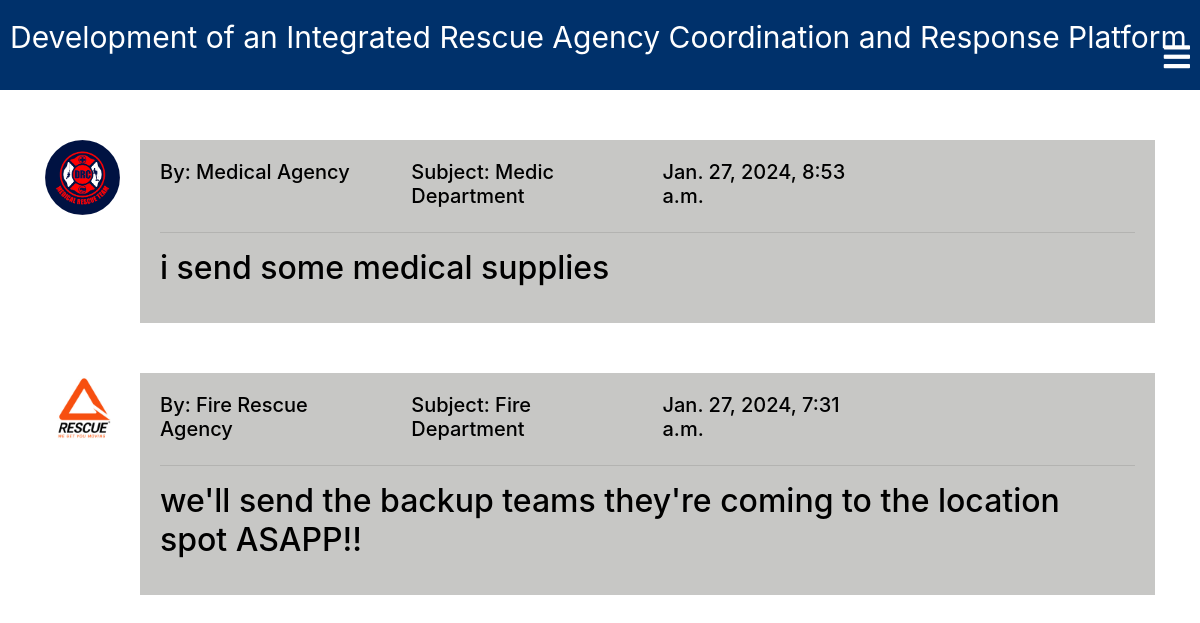
The app's page /response/rescue/3/class_notice (signed in) with its own data.
### response/models.py (models this page shows, shortened)
class ClassNotice(models.Model):
    agency = models.ForeignKey(Agency,related_name='agency',on_delete=models.CASCADE)
    rescues = models.ManyToManyField(Rescue,related_name='class_notice')
    created_at = models.DateTimeField(auto_now=True)
    message = models.TextField()
    message_html = models.TextField(editable=False)
    class Meta:
        ordering = ['-created_at']
        unique_together = ['agency','message']

class Agency(models.Model):
    user = models.OneToOneField(User,on_delete=models.CASCADE,primary_key=True,related_name='Agency')
    name = models.CharField(max_length=250)
    subject_name = models.CharField(max_length=250)
    email = models.EmailField(max_length=254)
    phone = models.IntegerField()
    agency_profile_pic = models.ImageField(upload_to="response/agency_profile_pic",blank=True)
    class_rescues = models.ManyToManyField(Rescue,through="RescuesInClass")

### response/views.py (the view)
# urls.py: path('rescue/<int:pk>/class_notice',views.class_notice,name="class_notice"),
@login_required
def class_notice(request,pk):
    rescue = get_object_or_404(models.Rescue,pk=pk)
    return render(request,'response/class_notice_list.html',{'rescue':rescue})

### template/response/class_notice_list.html
{% extends 'response/base.html' %}
{% load static %}
{% block content %}
<div class="container">
  {% if rescue.class_notice.count == 0 %}
  <h2>No Notice Yet.</h2>
  {% else %}
  {% for notice in rescue.class_notice.all %}
  <div class="notice">
  <div class="row">
    <div class="col-md-1">
      {% if notice.agency.agency_profile_pic %}
      <img src="{{ notice.agency.agency_profile_pic.url }}" class="notice-img">
      {% else %}
      <img src="{% static 'images/login-avatar.PNG' %}" class="notice-img">
      {% endif %}
    </div>
    <div class="col-md-11">
      <div class="notice-details">
        <div class="row">
        <div class="col-md-3">
          <h5>By: {{ notice.agency.name }}</h5>
        </div>
        <div class="col-md-3">
          <h5>Subject: {{ notice.agency.subject_name }}</h5>
        </div>
        <div class="col-md-3">
          <h5>{{ notice.created_at }}</h5>
        </div>
        </div>
        <hr>
        <h2>{{ notice.message_html|safe }}</h2>
        </div>
    </div>
  </div>
  </div>
  {% endfor %}
  {% endif %}
</div>
{% endblock %}

### static/css/base.css (style rules this page uses)
.notice { margin-top: 50px; }
.notice .notice-details { background: #c7c7c5; padding: 20px; color: black; }
.notice .notice-img { width:75px; height:75px; border-radius: 50%; }

### records on screen
ClassNotice: agency.agency_profile_pic (picture), agency.name "Medical Agency", agency.subject_name "Medic Department", created_at "Jan. 27, 2024, 8:53 a.m.", message_html "i send some medical supplies"
ClassNotice: agency.agency_profile_pic (picture), agency.name "Fire Rescue Agency", agency.subject_name "Fire Department", created_at "Jan. 27, 2024, 7:31 a.m.", message_html "we'll send the backup teams they're coming to the location spot ASAPP!!"
